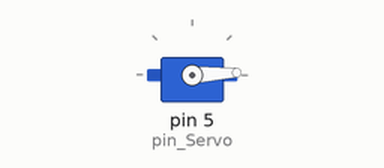
This sketch was run on a simulated Arduino Uno, built with avr-gcc and run on an emulated ATmega328P. Shown: servo.

Above: at 0.05 s.
At 0.45 s:
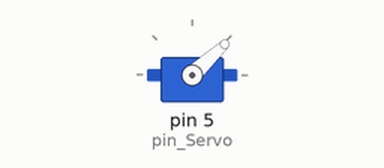
At 0.9 s:
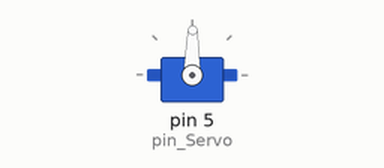
At 1.8 s:
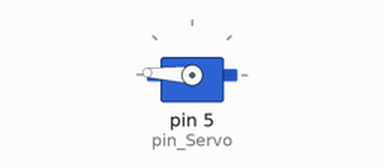
Timing chart, 0 to 4.2 s (numbered marks = the images above):
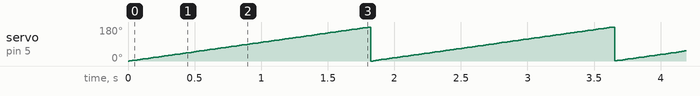

The sketch:

Como_usar_el_ServoMotor.ino
```cpp
/*
 * Fundacion Kinal
 * Centro educativo tecnico laboral Kinal
 * Perito en electonica
 * Quinto perito
 * EB5AM / EB5AV
 * Taller de electronica digital y reparacion de computadoras
 * Nombre: Profe Alejandro Lopez
 * Fecha: 04/05/2023
 * Proyecto: ServoMotor
 */


//Libreria
#include <Servo.h> //libreria que me permite usar el servo

//Directivas de preprocesador
#define pin_Servo 5


//Constructor
Servo Servo_profeAlejandro;  //mi servo

void setup()
{

  Servo_profeAlejandro.attach(pin_Servo);

}

void loop()
{

  for(unsigned char i =0; i<181;i++)
  {
    Servo_profeAlejandro.write(i);
    delay(10);
  }
  /*
  Servo_profeAlejandro.write(0);
  delay(1000);
  Servo_profeAlejandro.write(45);
  delay(1000);
  Servo_profeAlejandro.write(90);
  delay(1000);
  Servo_profeAlejandro.write(135);
  delay(1000);
  Servo_profeAlejandro.write(180);
  delay(1000);*/
}
```

Measured:
- by itself, servo on pin 5 (pin_Servo): ramps from 0° to 180° and jumps back, once every 1.8 s
